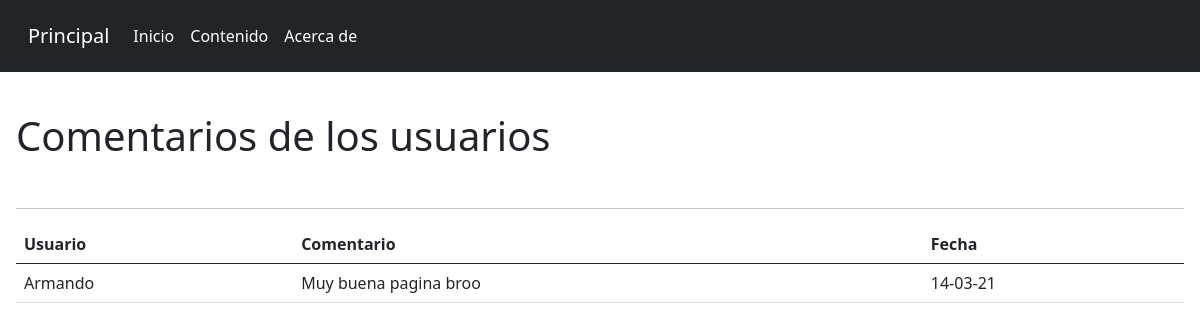
Before: /about with the older database file.
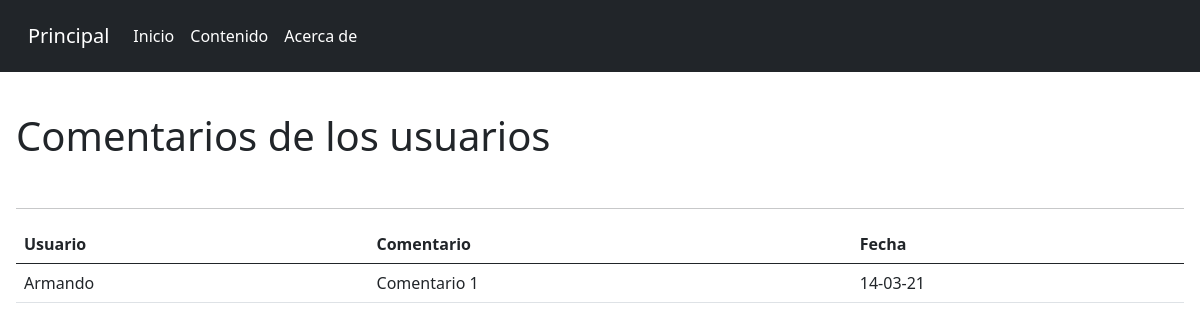
After: the same page with the newer database file.
### deportes/models.py (models this page shows, shortened)
class comentarios (models.Model):
	usuario = models.TextField(default = "",null=True)
	comentario = models.TextField(default = "",null=True)
	fecha = models.TextField(default = "",null=True)

### deportes/views.py (the view)
# urls.py: path('about',AboutPageView.as_view(),name = 'about'),
class AboutPageView(ListView):
	model = comentarios
	template_name = 'about.html'
	context_object_name = 'listado_comentarios'

### deportes/templates/about.html (shortened to what this page needs)
{% extends 'base.html' %}
{% block content %}
{% load static %}
<link rel="stylesheet" type="text/css" href="{% static 'css/main.css' %}">
<body>
	<div class="p-3">
		<br>
		<h1>Comentarios de los usuarios</h1>
		<br>
		<hr>
		<div>
	        <table class="table">
	            <thead>
	                <tr>
	                    <th>Usuario</th>
	                    <th>Comentario</th>
	                    <th>Fecha</th>
	                </tr>
	            </thead>
	            {% for comentarios in listado_comentarios %}
	            <tbody>
	                <td>{{ comentarios.usuario }}</td>
	                <td>{{ comentarios.comentario }}</td>
	                <td>{{ comentarios.fecha }}</td>
	            </tbody>
	            {% endfor %}
	        </table>
	    </div>
	</div>
</body>
{% endblock content %}

Changed rows visible on the page:
changed comentarios "Armando": comentario "Muy buena pagina broo" → "Comentario 1"
